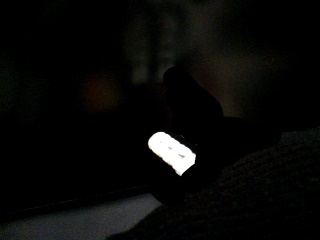
#> input picture py color recognition/InkedFINGER_imag_frame_0.jpg, 320 x 240 px
$ python -i file_work.py   (imports and definitions only)   (older library calls are emulated)
#> lines starting #> are read from the running program, lines starting #| are printed output that depends on the picture; after the words box and inside, x2 and y2 are one past the last pixel; in counts of white or black regions, pixels touching at a corner belong together
import sys
import numpy as np
import cv2


# Reads the coordinates from file
def getCoordinatesFromFile(path):
    # file = open(path, 'r')

    # coords = []
    with open(path) as f:
        lines = f.readlines()

    coords = [tuple(map(int, line.split(" "))) for line in lines]
    return coords


# Gets the coordinates from file and returns a data structure as contour
def getContourFromFile(path):
    coords = getCoordinatesFromFile(path)
    cnt = []
    for c in coords:
        cnt.append([c])
    cnt = np.asarray(cnt)
    return [cnt]


# extracts the contour from img and writes its coordinates to the specified file
def getCoordinatesOfContour(img, fileName='coordinates_ONE_FINGER_pos4.txt'):

#> called with img = 'InkedFINGER_imag_frame_0.jpg', fileName = 'coordinates_ONE_FINGER_pos4.txt'
    file = open(fileName, 'a')
    file.truncate(0)

    image = cv2.imread(img)
#> image is the input picture: shape (240, 320, 3); mean B, G, R 8.1, 9.2, 9

    gray_image = cv2.cvtColor(image, cv2.COLOR_BGR2GRAY)
    kernel = np.ones((5, 5), np.float) / 25

    gaussian_blur = cv2.filter2D(gray_image, -1, kernel)

    # find threshold of the image
    _, thresh = cv2.threshold(gaussian_blur, 170, 250, cv2.THRESH_BINARY)
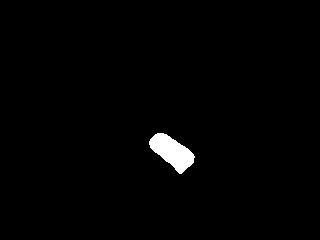
#> thresh: shape (240, 320); values 0 (black) and 250 (white), 1.3% white; 1 white region
    contours, _ = cv2.findContours(thresh, cv2.RETR_TREE, cv2.CHAIN_APPROX_NONE)
#> contours = 1 contour; box (x1, y1, x2, y2) and area: (149, 133, 195, 174) 954

    for contour in contours:
        shape = cv2.approxPolyDP(contour, 0.01 * cv2.arcLength(contour, True), True)

        if len(shape) > 8:  # and area >= (height * width) / 150:

            shapeMask = np.zeros(image.shape, dtype=np.uint8)
            cv2.fillPoly(shapeMask, [shape], (255, 255, 255))
            shapeMask = cv2.cvtColor(shapeMask, cv2.COLOR_BGR2GRAY)
            result = cv2.bitwise_and(image, image, mask=shapeMask)

            cv2.drawContours(image, [shape], 0, (255, 0, 255), 1)
            # cv2.putText(image, tag, (x_cor, y_cor), cv2.FONT_HERSHEY_COMPLEX, 0.5, (0, 0, 255))
            n = shape.ravel()
            i = 0
            for j in n:
                if i % 2 == 0:
                    x = n[i] + 5
                    y = n[i + 1]
                    string = str(x) + " " + str(y)
                    file.write(string)
                    file.write("\n")

                    # if i == 0:
                    #     cv2.putText(image, "Arrow tip", (x, y),
                    #                 cv2.FONT_HERSHEY_COMPLEX, 0.5, (255, 0, 0))
                    # else:
                    #     # text on remaining co-ordinates.
                    #     cv2.putText(image, string, (x, y),
                    #                 cv2.FONT_HERSHEY_COMPLEX, 0.5, (0, 255, 0))
                i = i + 1
#> this loop made 1 pass
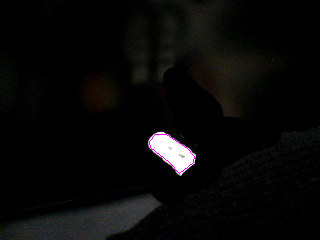
#> image: shape (240, 320, 3); 0.13% of pixels changed, all inside (x1, y1, x2, y2) = (149, 134, 195, 174)

    cv2.imshow("Frame", image)
    cv2.waitKey()
    file.close()
    return contours


# getCoordinatesOfContour("CONTOUR_TEST2_finger_obj3.png")

>>> result = getCoordinatesOfContour('InkedFINGER_imag_frame_0.jpg')
#> result has the same summary as contours in getCoordinatesOfContour

$ run again, on py color recognition/FINGER_imag_frame_1.png
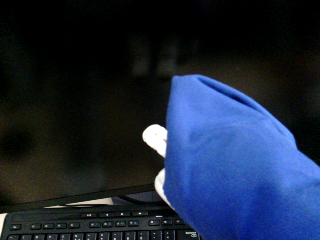
#> input picture py color recognition/FINGER_imag_frame_1.png, 320 x 240 px
#> in getCoordinatesOfContour, image is the input picture: shape (240, 320, 3); mean B, G, R 60.3, 39, 27.5
#> in getCoordinatesOfContour, `_, thresh = cv2.threshold(gaussian_blur, 170, 250, cv2.THRESH_BINARY)`:
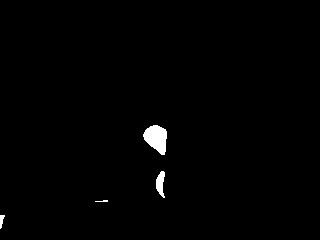
#> thresh: shape (240, 320); values 0 (black) and 250 (white), 0.92% white; 4 white regions (1 under 20 px)
#> contours = 4 contours, 1 with area under 20; largest, box (x1, y1, x2, y2) and area: (143, 125, 167, 155) 449, (156, 171, 165, 198) 130, (0, 215, 5, 229) 26
#> the loop in getCoordinatesOfContour, `for contour in contours:` made 4 passes
#> after the loop in getCoordinatesOfContour, `for contour in contours:`:
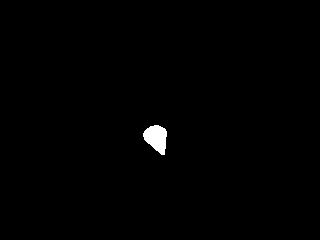
#> shapeMask: shape (240, 320); 0.63% white; 1 white region
#> `result = getCoordinatesOfContour('InkedFINGER_imag_frame_0.jpg')`: result has the same summary as contours in getCoordinatesOfContour
